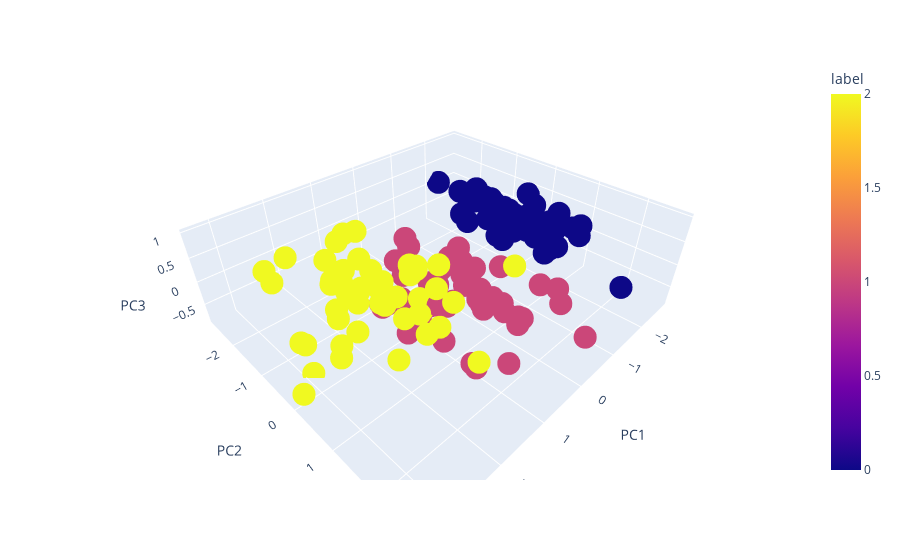

Notebook source saved alongside this figure:
### Code cell
import plotly.express as px
import pandas as pd

pc1 = V[:, 0]
pc2 = V[:, 1]
pc3 = V[:, 2]

V_3pcs = np.stack((pc1, pc2, pc3), axis=1)
X_3pcs = X @ V_3pcs

y_encoded = np.unique(y, return_inverse=True)[1]

df = pd.DataFrame(X_3pcs, columns=['PC1', 'PC2', 'PC3'])
df['label'] = y_encoded

fig = px.scatter_3d(df, x='PC1', y='PC2', z='PC3', color='label')

fig.show()

### Figure 1 — Plotly figure (JSON) as saved in the notebook; plotly's stock layout.template omitted (floating-point values rounded to 4 significant figures; data arrays with more than 128 entries replaced by an {"elided": "..."} marker saying what was removed)
{"data": [{"hovertemplate": "PC1=%{x}<br>PC2=%{y}<br>PC3=%{z}<br>label=%{marker.color}<extra></extra>", "legendgroup": "", "marker": {"color": {"elided": "150 int values"}, "coloraxis": "coloraxis", "symbol": "circle"}, "mode": "markers", "name": "", "scene": "scene", "showlegend": false, "type": "scatter3d", "x": {"elided": "150 float values"}, "y": {"elided": "150 float values"}, "z": {"elided": "150 float values"}}], "layout": {"coloraxis": {"colorbar": {"title": {"text": "label"}}, "colorscale": [[0, "#0d0887"], [0.1111, "#46039f"], [0.2222, "#7201a8"], [0.3333, "#9c179e"], [0.4444, "#bd3786"], [0.5556, "#d8576b"], [0.6667, "#ed7953"], [0.7778, "#fb9f3a"], [0.8889, "#fdca26"], [1, "#f0f921"]]}, "legend": {"tracegroupgap": 0}, "margin": {"t": 60}, "scene": {"domain": {"x": [0, 1], "y": [0, 1]}, "xaxis": {"title": {"text": "PC1"}}, "yaxis": {"title": {"text": "PC2"}}, "zaxis": {"title": {"text": "PC3"}}}}}
